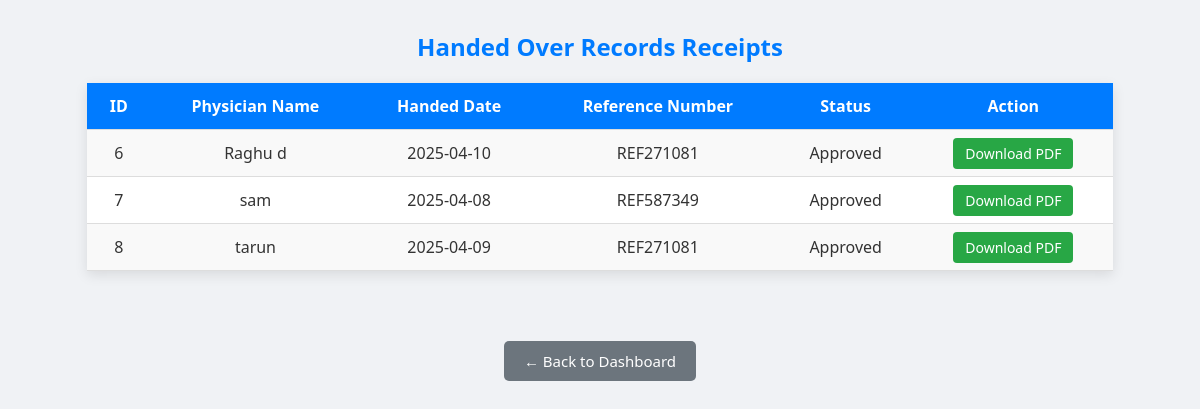
Page /receipt_page on the committed database.
### tables this page shows
CREATE TABLE handed_over (
    id INTEGER PRIMARY KEY AUTOINCREMENT,
    physician_name TEXT NOT NULL,
    handed_date TEXT NOT NULL,
    reference_number TEXT NOT NULL,
    status TEXT DEFAULT 'Pending'
);

### main.py (the view)
@app.route('/receipt_page')
def receipt_page():
    conn = get_db_connection()
    handed_overs = conn.execute("""
        SELECT handed_over.*, blood_requests.patient_name
        FROM handed_over
        LEFT JOIN blood_requests ON handed_over.reference_number = blood_requests.reference_number
    """).fetchall()
    conn.close()
    return render_template('receipt_page.html', handed_overs=handed_overs)

### main.py (called while the page is built)
def get_db_connection():
    conn = sqlite3.connect('login.db')
    conn.row_factory = sqlite3.Row
    return conn

### templates/receipt_page.html (shortened to what this page needs)
<!DOCTYPE html>
<html>
<head>
</head>
<body>
    <h2>Handed Over Records Receipts </h2>
    <table>
        <tr>
            <th>ID</th>
            <th>Physician Name</th>
            <th>Handed Date</th>
            <th>Reference Number</th>
            <th>Status</th>
            <th>Action</th>
        </tr>
        {% for row in handed_overs %}
        <tr>
            <td>{{ row[0] }}</td>
            <td>{{ row[1] }}</td>
            <td>{{ row[2] }}</td>
            <td>{{ row[3] }}</td>
            <td>{{ row[4] }}</td>
            <td>
                <a href="{{ url_for('download_receipt', id=row[0]) }}" class="btn">Download PDF</a>
            </td>
        </tr>
        {% endfor %}
    </table>
    <div class="button-container">
        <a href="{{ url_for('dashboard') }}" class="btn-back">← Back to Dashboard</a>
    </div>
</body>
</html>

### templates/receipt_page.html (style rules this page uses)
body { font-family: 'Segoe UI', Tahoma, Geneva, Verdana, sans-serif; background-color: #f0f2f5; margin: 30px; color: #333; }
h2 { text-align: center; color: #007bff; margin-bottom: 20px; }
table { width: 90%; margin: auto; border-collapse: collapse; background-color: #fff; box-shadow: 0 4px 12px rgba(0, 0, 0, 0.1); }
th, td { padding: 12px 15px; text-align: center; border-bottom: 1px solid #ddd; }
th { background-color: #007bff; color: white; }
tr:nth-child(even) { background-color: #f9f9f9; }
.btn { text-decoration: none; padding: 6px 12px; color: white; background-color: #28a745; border-radius: 4px; font-size: 14px; transition: background-color 0.3s; }
.btn-back { display: inline-block; margin-top: 30px; padding: 10px 20px; background-color: #6c757d; color: white; text-decoration: none; border-radius: 5px; transition: background-color 0.3s; font-size: 15px; }
.button-container { text-align: center; margin-top: 40px; }

### rows in the picture
handed_over: id "6", physician_name "Raghu d", handed_date "2025-04-10", reference_number "REF271081", status "Approved"
handed_over: id "7", physician_name "sam", handed_date "2025-04-08", reference_number "REF587349", status "Approved"
handed_over: id "8", physician_name "tarun", handed_date "2025-04-09", reference_number "REF271081", status "Approved"
